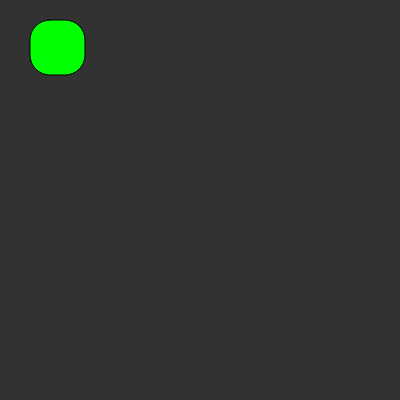
Frame 1 (no input)
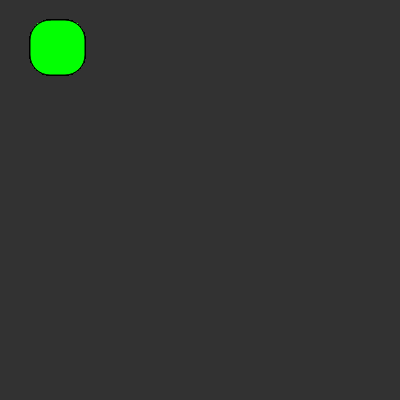
Frame 60 (no input)
Frame 120 (the mouse pressed at the canvas centre since frame 60): identical to frame 60, image omitted

The p5.js sketch that drew these frames (run headless with seeded random() and noise() and a simulated clock; from frame 60 on, the mouse is pressed at the canvas centre):

// p5.js sketch
// ── sketch.js
function setup() {
  createCanvas(400, 400)
  background(50, 50, 50)
}

function draw() {
  fill(3, 374, 3)
  stroke (0, 0 ,0)
  rect (30, 20, 55, 55, 20)
}
pageYOffset
